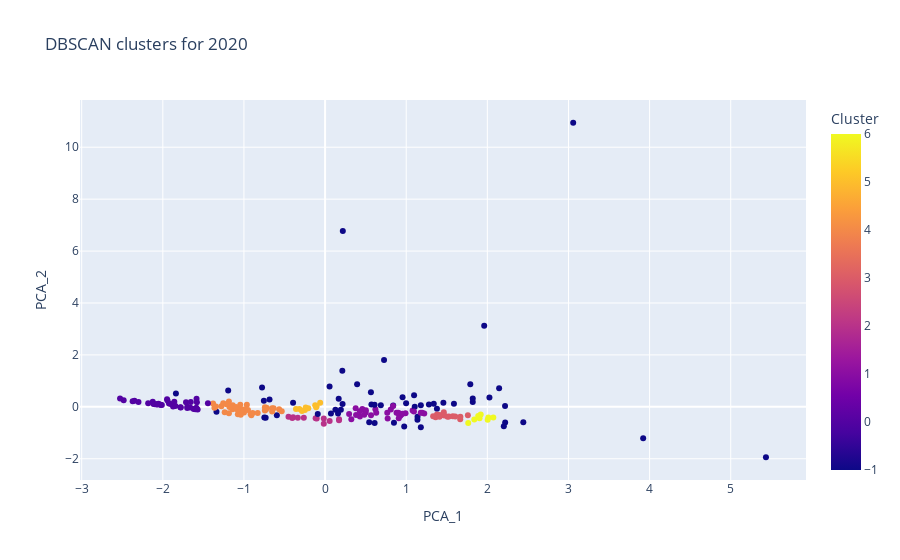

This figure's notebook cell:
### Markdown cell above
![image.png](attachment:image.png)

### Code cell
# 4. scaler -> PCA (2) -> DBSCAN ([0.15, 5])
cs.visualize_scenario_func(df_2020s, pca_components=2, clustering_method='DBSCAN', dbscan_params = [[0.15, 4]], dbscan_chosen_params = 0)

### Figure 1 — Plotly figure (JSON) as saved in the notebook; plotly's stock layout.template omitted (floating-point values rounded to 4 significant figures; data arrays with more than 128 entries replaced by an {"elided": "..."} marker saying what was removed)
{"data": [{"customdata": {"elided": "208x1 str values"}, "hovertemplate": "PCA_1=%{x}<br>PCA_2=%{y}<br>Entity=%{customdata[0]}<br>Cluster=%{marker.color}<extra></extra>", "legendgroup": "", "marker": {"color": {"elided": "208 int values"}, "coloraxis": "coloraxis", "symbol": "circle"}, "mode": "markers", "name": "", "orientation": "v", "showlegend": false, "type": "scatter", "x": {"elided": "208 float values"}, "xaxis": "x", "y": {"elided": "208 float values"}, "yaxis": "y"}], "layout": {"coloraxis": {"colorbar": {"title": {"text": "Cluster"}}, "colorscale": [[0, "#0d0887"], [0.1111, "#46039f"], [0.2222, "#7201a8"], [0.3333, "#9c179e"], [0.4444, "#bd3786"], [0.5556, "#d8576b"], [0.6667, "#ed7953"], [0.7778, "#fb9f3a"], [0.8889, "#fdca26"], [1, "#f0f921"]]}, "legend": {"tracegroupgap": 0}, "title": {"text": "DBSCAN clusters for 2020"}, "xaxis": {"anchor": "y", "domain": [0, 1], "title": {"text": "PCA_1"}}, "yaxis": {"anchor": "x", "domain": [0, 1], "title": {"text": "PCA_2"}}}}
